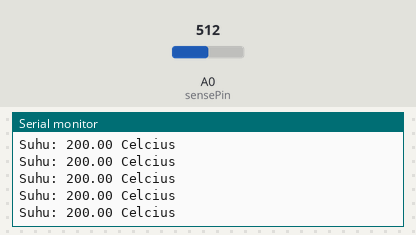
A sketch run on a simulated Arduino Uno, built with avr-gcc and run on an emulated ATmega328P. Shown: the last lines printed to the serial monitor. Inputs (shaded band) come from the test bench; at power-on: A0 (sensePin) = 512.

Above: at 1.2 s.
1.3 s: A0 (sensePin) set to 315
At 2.3 s:
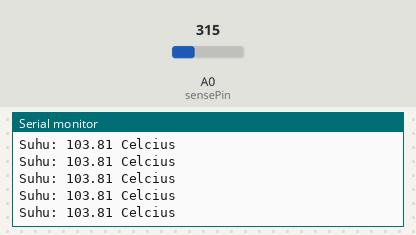
2.8 s: A0 (sensePin) set to 294
At 3.9 s:
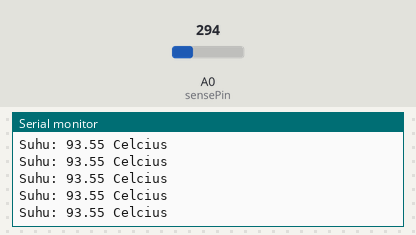
5.8 s: A0 (sensePin) set to 132
At 6.6 s:
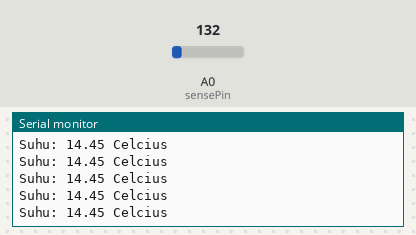
7.3 s: A0 (sensePin) set to 109
At 8.4 s:
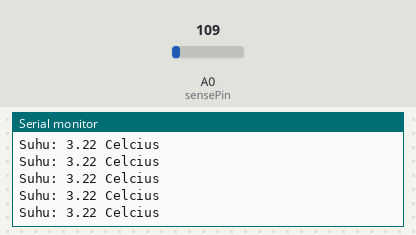
13.3 s: A0 (sensePin) set to 73
At 13.9 s:
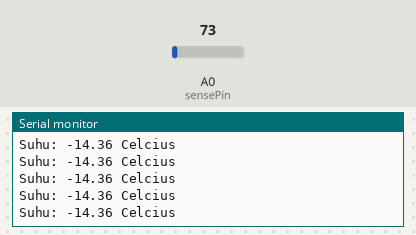
16.3 s: A0 (sensePin) set to 90
At 17.4 s:
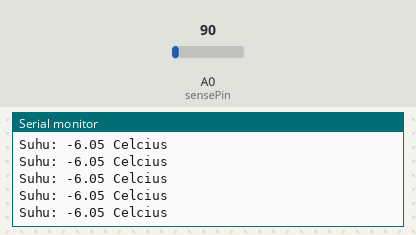
Timing chart, 0 to 19.3 s (numbered marks = the images above; inputs shaded):
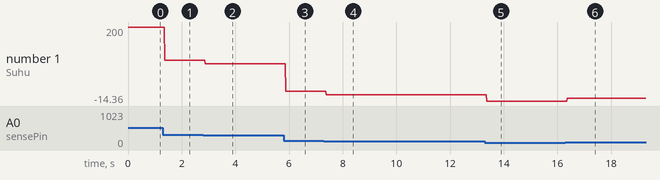

The sketch:

11_16520216_02.ino
```cpp
int sensePin = A0;
int sensorInput;
double temp;

void setup()
{
	Serial.begin(9600);
}

void loop()
{
  sensorInput = analogRead(sensePin);
  temp = double(sensorInput)/1024;
  temp = temp * 5;
  temp = temp - 0.5;
  temp = temp * 100;

  Serial.print("Suhu: ");
  Serial.print(temp);
  Serial.println(" Celcius");

}
```

Measured:
- after the input at 1.3 s, the serial monitor: prints a new line after 0.07 s (image 1)
- after the input at 2.8 s, the serial monitor: prints a new line after 0.08 s (image 2)
- after the input at 5.8 s, the serial monitor: prints a new line after 0.08 s (image 3)
- after the input at 7.3 s, the serial monitor: prints a new line after 0.08 s (image 4)
- after the input at 13.3 s, the serial monitor: prints a new line after 0.07 s (image 5)
- after the input at 16.3 s, the serial monitor: prints a new line after 0.07 s (image 6)
- plotted number 1: 200 → 103.81 after the input at 1.3 s, 103.81 → 93.55 after the input at 2.8 s, 93.55 → 14.45 after the input at 5.8 s, 14.45 → 3.22 after the input at 7.3 s, 3.22 → -14.36 after the input at 13.3 s
